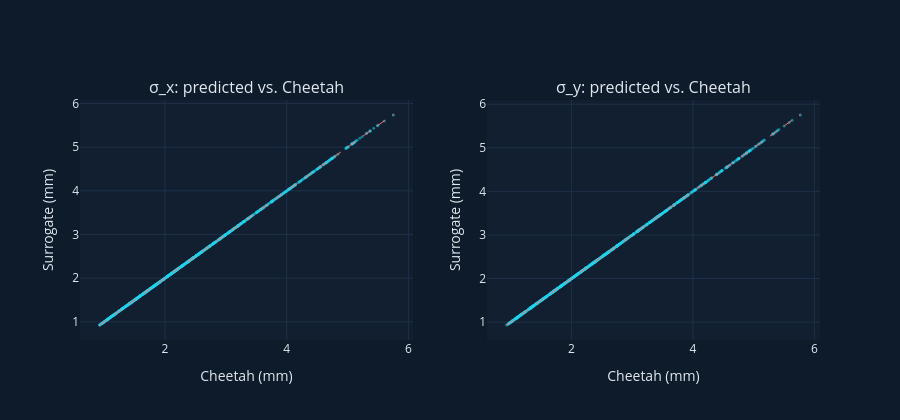

Here is the notebook cell this chart was saved with:
### Code cell
fig = make_subplots(rows=1, cols=2,
    subplot_titles=['σ_x: predicted vs. Cheetah', 'σ_y: predicted vs. Cheetah'])

for col, (i, name) in enumerate([(0, 'σ_x'), (1, 'σ_y')], 1):
    lo = min(y_true[:, i].min(), y_pred[:, i].min())
    hi = max(y_true[:, i].max(), y_pred[:, i].max())
    fig.add_trace(go.Scatter(
        x=y_true[:, i], y=y_pred[:, i], mode='markers',
        marker=dict(color='#22d3ee', size=3, opacity=0.5),
        name=name, showlegend=False,
    ), row=1, col=col)
    fig.add_trace(go.Scatter(
        x=[lo, hi], y=[lo, hi], mode='lines',
        line=dict(color='#f87171', dash='dash', width=1),
        name='perfect', showlegend=False,
    ), row=1, col=col)

fig.update_xaxes(title_text='Cheetah (mm)', showgrid=True, gridcolor='#1e3048')
fig.update_yaxes(title_text='Surrogate (mm)', showgrid=True, gridcolor='#1e3048')
fig.update_layout(
    height=420,
    paper_bgcolor='#0d1b2a', plot_bgcolor='#111f30',
    font=dict(color='#e2e8f0'),
)
fig.show()

### Figure 1 — Plotly figure (JSON) as saved in the notebook; plotly's stock layout.template omitted (floating-point values rounded to 4 significant figures; data arrays with more than 128 entries replaced by an {"elided": "..."} marker saying what was removed)
{"data": [{"marker": {"color": "#22d3ee", "opacity": 0.5, "size": 3}, "mode": "markers", "name": "σ_x", "showlegend": false, "type": "scatter", "x": {"elided": "1000 float values"}, "xaxis": "x", "y": {"elided": "1000 float values"}, "yaxis": "y"}, {"line": {"color": "#f87171", "dash": "dash", "width": 1}, "mode": "lines", "name": "perfect", "showlegend": false, "type": "scatter", "x": [0.9267, 5.753], "xaxis": "x", "y": [0.9267, 5.753], "yaxis": "y"}, {"marker": {"color": "#22d3ee", "opacity": 0.5, "size": 3}, "mode": "markers", "name": "σ_y", "showlegend": false, "type": "scatter", "x": {"elided": "1000 float values"}, "xaxis": "x2", "y": {"elided": "1000 float values"}, "yaxis": "y2"}, {"line": {"color": "#f87171", "dash": "dash", "width": 1}, "mode": "lines", "name": "perfect", "showlegend": false, "type": "scatter", "x": [0.9307, 5.769], "xaxis": "x2", "y": [0.9307, 5.769], "yaxis": "y2"}], "layout": {"annotations": [{"font": {"size": 16}, "showarrow": false, "text": "σ_x: predicted vs. Cheetah", "x": 0.225, "xanchor": "center", "xref": "paper", "y": 1.0, "yanchor": "bottom", "yref": "paper"}, {"font": {"size": 16}, "showarrow": false, "text": "σ_y: predicted vs. Cheetah", "x": 0.775, "xanchor": "center", "xref": "paper", "y": 1.0, "yanchor": "bottom", "yref": "paper"}], "font": {"color": "#e2e8f0"}, "height": 420, "paper_bgcolor": "#0d1b2a", "plot_bgcolor": "#111f30", "xaxis": {"anchor": "y", "domain": [0.0, 0.45], "gridcolor": "#1e3048", "showgrid": true, "title": {"text": "Cheetah (mm)"}}, "xaxis2": {"anchor": "y2", "domain": [0.55, 1.0], "gridcolor": "#1e3048", "showgrid": true, "title": {"text": "Cheetah (mm)"}}, "yaxis": {"anchor": "x", "domain": [0.0, 1.0], "gridcolor": "#1e3048", "showgrid": true, "title": {"text": "Surrogate (mm)"}}, "yaxis2": {"anchor": "x2", "domain": [0.0, 1.0], "gridcolor": "#1e3048", "showgrid": true, "title": {"text": "Surrogate (mm)"}}}}
